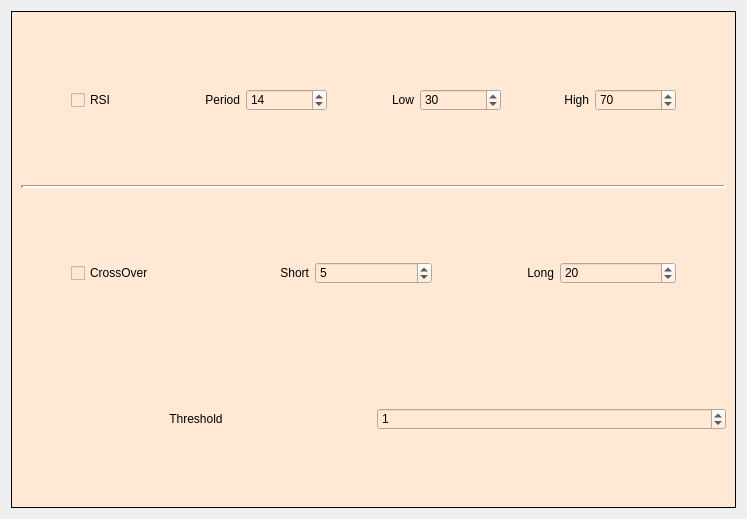
<?xml version="1.0" encoding="UTF-8"?>
<ui version="4.0">
 <class>Form</class>
 <widget class="QWidget" name="Form">
  <property name="geometry">
   <rect>
    <x>0</x>
    <y>0</y>
    <width>747</width>
    <height>519</height>
   </rect>
  </property>
  <property name="sizePolicy">
   <sizepolicy hsizetype="Expanding" vsizetype="Expanding">
    <horstretch>0</horstretch>
    <verstretch>0</verstretch>
   </sizepolicy>
  </property>
  <property name="windowTitle">
   <string>Form</string>
  </property>
  <layout class="QGridLayout" name="gridLayout">
   <item row="0" column="0">
    <layout class="QVBoxLayout" name="body_layout">
     <property name="sizeConstraint">
      <enum>QLayout::SetDefaultConstraint</enum>
     </property>
     <item>
      <widget class="QFrame" name="body_frame">
       <property name="autoFillBackground">
        <bool>false</bool>
       </property>
       <property name="styleSheet">
        <string notr="true">
background-color: rgb(255, 233, 213);</string>
       </property>
       <property name="frameShape">
        <enum>QFrame::Box</enum>
       </property>
       <layout class="QVBoxLayout" name="body_layout_2">
        <item>
         <layout class="QHBoxLayout" name="horizontalLayout_19">
          <item>
           <spacer name="horizontalSpacer_5">
            <property name="orientation">
             <enum>Qt::Horizontal</enum>
            </property>
            <property name="sizeType">
             <enum>QSizePolicy::Preferred</enum>
            </property>
            <property name="sizeHint" stdset="0">
             <size>
              <width>50</width>
              <height>20</height>
             </size>
            </property>
           </spacer>
          </item>
          <item>
           <widget class="QCheckBox" name="rsi_checkbox">
            <property name="text">
             <string>RSI</string>
            </property>
           </widget>
          </item>
          <item>
           <widget class="QLabel" name="rsi_period_label">
            <property name="text">
             <string>Period</string>
            </property>
            <property name="alignment">
             <set>Qt::AlignRight|Qt::AlignTrailing|Qt::AlignVCenter</set>
            </property>
           </widget>
          </item>
          <item>
           <widget class="QSpinBox" name="rsi_period_value">
            <property name="value">
             <number>14</number>
            </property>
           </widget>
          </item>
          <item>
           <widget class="QLabel" name="rsi_low_label">
            <property name="text">
             <string>Low</string>
            </property>
            <property name="alignment">
             <set>Qt::AlignRight|Qt::AlignTrailing|Qt::AlignVCenter</set>
            </property>
           </widget>
          </item>
          <item>
           <widget class="QSpinBox" name="rsi_low_value">
            <property name="value">
             <number>30</number>
            </property>
           </widget>
          </item>
          <item>
           <widget class="QLabel" name="rsi_high_label">
            <property name="text">
             <string>High</string>
            </property>
            <property name="alignment">
             <set>Qt::AlignRight|Qt::AlignTrailing|Qt::AlignVCenter</set>
            </property>
           </widget>
          </item>
          <item>
           <widget class="QSpinBox" name="rsi_high_value">
            <property name="value">
             <number>70</number>
            </property>
           </widget>
          </item>
          <item>
           <spacer name="horizontalSpacer_6">
            <property name="orientation">
             <enum>Qt::Horizontal</enum>
            </property>
            <property name="sizeType">
             <enum>QSizePolicy::Preferred</enum>
            </property>
            <property name="sizeHint" stdset="0">
             <size>
              <width>50</width>
              <height>20</height>
             </size>
            </property>
           </spacer>
          </item>
         </layout>
        </item>
        <item>
         <widget class="Line" name="line_2">
          <property name="lineWidth">
           <number>3</number>
          </property>
          <property name="orientation">
           <enum>Qt::Horizontal</enum>
          </property>
         </widget>
        </item>
        <item>
         <layout class="QVBoxLayout" name="verticalLayout_8">
          <item>
           <layout class="QHBoxLayout" name="horizontalLayout_4">
            <item>
             <spacer name="horizontalSpacer">
              <property name="orientation">
               <enum>Qt::Horizontal</enum>
              </property>
              <property name="sizeType">
               <enum>QSizePolicy::Preferred</enum>
              </property>
              <property name="sizeHint" stdset="0">
               <size>
                <width>50</width>
                <height>20</height>
               </size>
              </property>
             </spacer>
            </item>
            <item>
             <widget class="QCheckBox" name="crossover_checkbox">
              <property name="text">
               <string>CrossOver</string>
              </property>
             </widget>
            </item>
            <item>
             <widget class="QLabel" name="crossover_short_label">
              <property name="layoutDirection">
               <enum>Qt::RightToLeft</enum>
              </property>
              <property name="text">
               <string>Short</string>
              </property>
              <property name="alignment">
               <set>Qt::AlignRight|Qt::AlignTrailing|Qt::AlignVCenter</set>
              </property>
             </widget>
            </item>
            <item>
             <widget class="QSpinBox" name="crossover_short_value">
              <property name="maximum">
               <number>500</number>
              </property>
              <property name="value">
               <number>5</number>
              </property>
             </widget>
            </item>
            <item>
             <widget class="QLabel" name="crossover_long_label">
              <property name="text">
               <string>Long</string>
              </property>
              <property name="alignment">
               <set>Qt::AlignRight|Qt::AlignTrailing|Qt::AlignVCenter</set>
              </property>
             </widget>
            </item>
            <item>
             <widget class="QSpinBox" name="crossover_long_value">
              <property name="maximum">
               <number>500</number>
              </property>
              <property name="value">
               <number>20</number>
              </property>
             </widget>
            </item>
            <item>
             <spacer name="horizontalSpacer_2">
              <property name="orientation">
               <enum>Qt::Horizontal</enum>
              </property>
              <property name="sizeType">
               <enum>QSizePolicy::Preferred</enum>
              </property>
              <property name="sizeHint" stdset="0">
               <size>
                <width>50</width>
                <height>20</height>
               </size>
              </property>
             </spacer>
            </item>
           </layout>
          </item>
         </layout>
        </item>
        <item>
         <spacer name="verticalSpacer_4">
          <property name="orientation">
           <enum>Qt::Vertical</enum>
          </property>
          <property name="sizeType">
           <enum>QSizePolicy::Fixed</enum>
          </property>
          <property name="sizeHint" stdset="0">
           <size>
            <width>13</width>
            <height>50</height>
           </size>
          </property>
         </spacer>
        </item>
        <item>
         <layout class="QHBoxLayout" name="horizontalLayout_20">
          <item>
           <layout class="QHBoxLayout" name="horizontalLayout_21">
            <item>
             <widget class="QLabel" name="label_6">
              <property name="text">
               <string>Threshold</string>
              </property>
              <property name="alignment">
               <set>Qt::AlignCenter</set>
              </property>
             </widget>
            </item>
            <item>
             <widget class="QSpinBox" name="threshold_value">
              <property name="value">
               <number>1</number>
              </property>
             </widget>
            </item>
           </layout>
          </item>
         </layout>
        </item>
       </layout>
      </widget>
     </item>
    </layout>
   </item>
  </layout>
 </widget>
 <resources/>
 <connections/>
 <slots>
  <slot>create_strategy()</slot>
  <slot>move_to_strategy_widget()</slot>
  <slot>move_to_backtesting_widget()</slot>
 </slots>
</ui>
